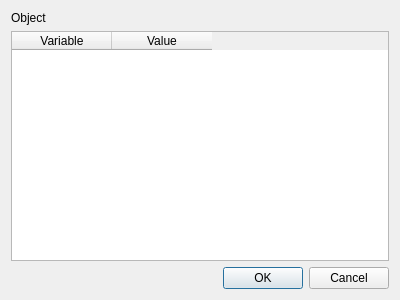
<?xml version="1.0" encoding="UTF-8"?>
<ui version="4.0">
 <class>packageDialog</class>
 <widget class="QDialog" name="packageDialog">
  <property name="geometry">
   <rect>
    <x>0</x>
    <y>0</y>
    <width>400</width>
    <height>300</height>
   </rect>
  </property>
  <property name="windowTitle">
   <string>squirrel Package Information</string>
  </property>
  <property name="windowIcon">
   <iconset theme="phone"/>
  </property>
  <layout class="QVBoxLayout" name="verticalLayout">
   <item>
    <widget class="QLabel" name="label">
     <property name="text">
      <string>Object</string>
     </property>
    </widget>
   </item>
   <item>
    <layout class="QVBoxLayout" name="verticalLayout_2">
     <item>
      <widget class="QTableWidget" name="tableWidget">
       <column>
        <property name="text">
         <string>Variable</string>
        </property>
       </column>
       <column>
        <property name="text">
         <string>Value</string>
        </property>
       </column>
      </widget>
     </item>
    </layout>
   </item>
   <item>
    <widget class="QDialogButtonBox" name="buttonBox">
     <property name="orientation">
      <enum>Qt::Horizontal</enum>
     </property>
     <property name="standardButtons">
      <set>QDialogButtonBox::Cancel|QDialogButtonBox::Ok</set>
     </property>
    </widget>
   </item>
  </layout>
 </widget>
 <resources/>
 <connections>
  <connection>
   <sender>buttonBox</sender>
   <signal>accepted()</signal>
   <receiver>packageDialog</receiver>
   <slot>accept()</slot>
   <hints>
    <hint type="sourcelabel">
     <x>248</x>
     <y>254</y>
    </hint>
    <hint type="destinationlabel">
     <x>157</x>
     <y>274</y>
    </hint>
   </hints>
  </connection>
  <connection>
   <sender>buttonBox</sender>
   <signal>rejected()</signal>
   <receiver>packageDialog</receiver>
   <slot>reject()</slot>
   <hints>
    <hint type="sourcelabel">
     <x>316</x>
     <y>260</y>
    </hint>
    <hint type="destinationlabel">
     <x>286</x>
     <y>274</y>
    </hint>
   </hints>
  </connection>
 </connections>
</ui>
